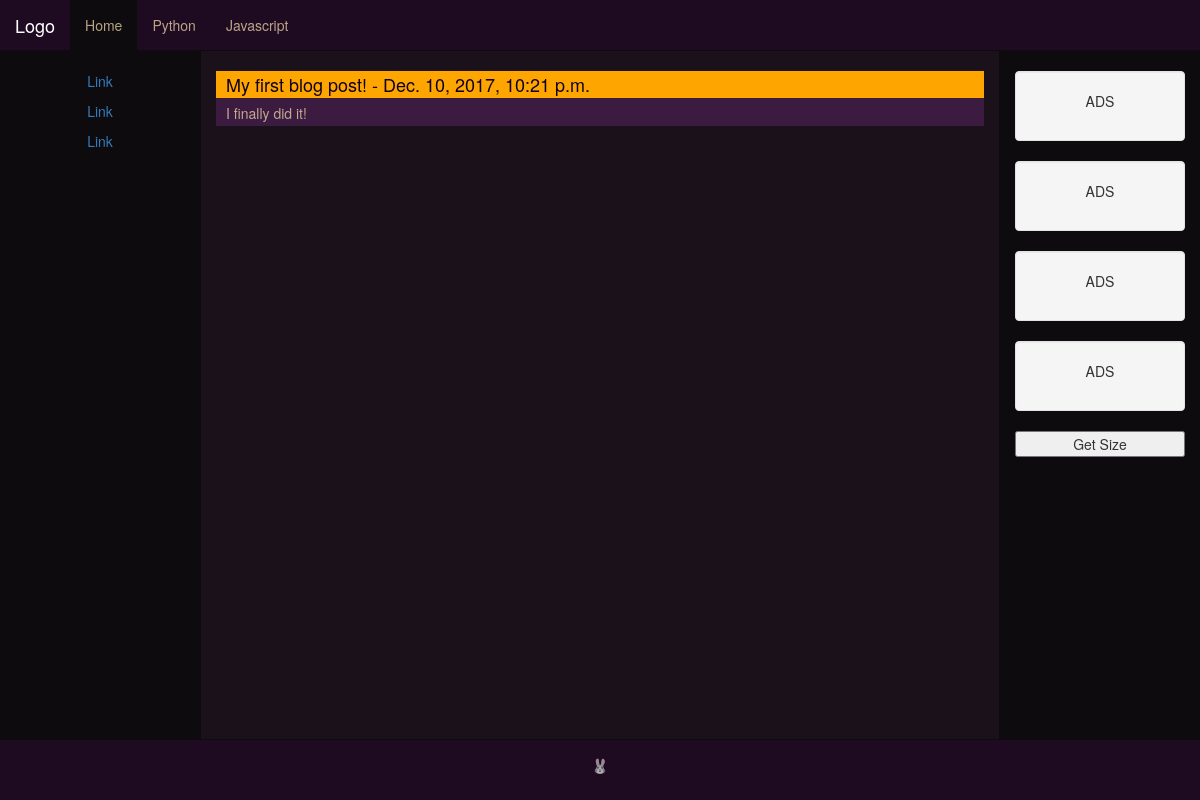
The app's page /, older data.
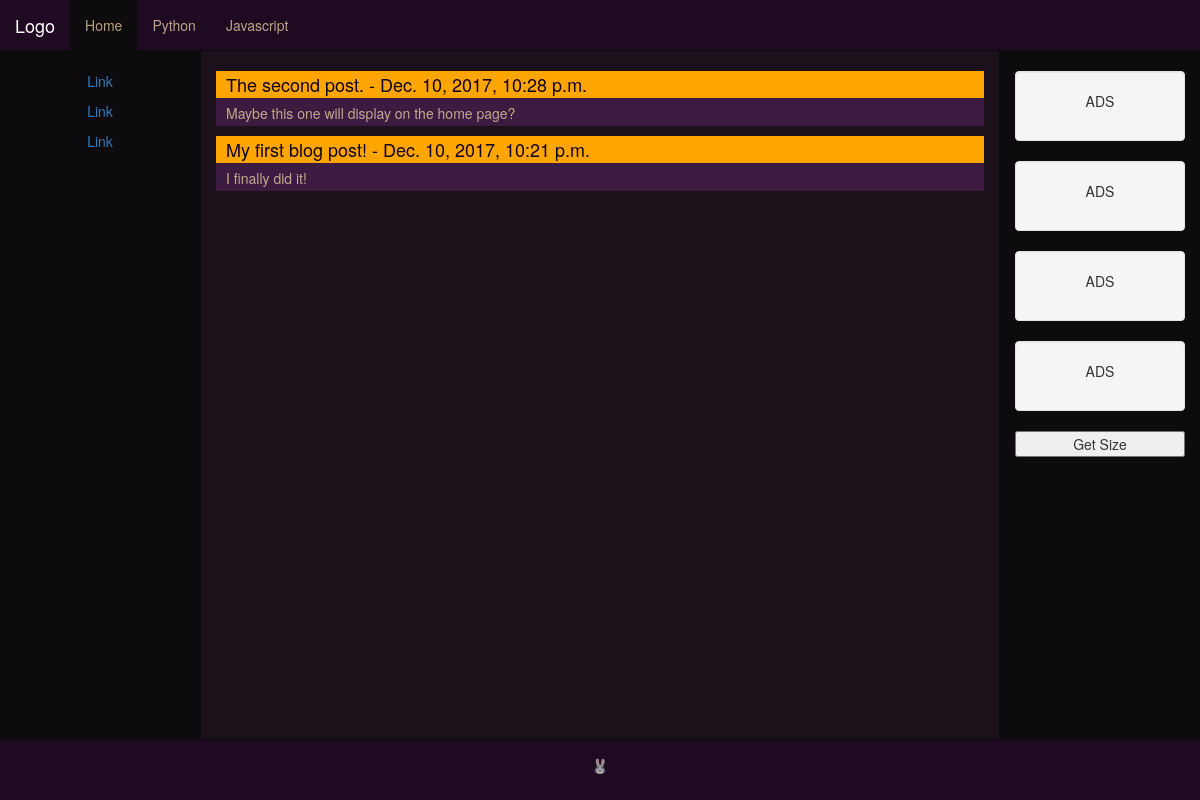
The same page, newer data.
### main_site/models.py (models this page shows)
class Entry(models.Model):
    date_added = models.DateTimeField(auto_now_add=True)
    title = models.CharField(max_length=108)
    text = models.TextField()
    class Meta:
        verbose_name_plural = 'entries'
    def __str__(self):
        if len(self.text) > 50:
            return self.text[:50] + "..."
        else:
            return self.text

### main_site/views.py (the view)
# urls.py: url(r'^$', views.index, name='index'),
def index(request):
    entries = Entry.objects.order_by('-date_added')
    context = {'entries':entries}
    return render(request, 'main_site/index.html', context)

### main_site/templates/main_site/index.html (shortened to what this page needs)
{% extends "main_site/base.html" %}
{% load bootstrap3 %} {% load static %}
{% block leftcontent %}
    <p><a href="#">Link</a></p>
    <p><a href="#">Link</a></p>
    <p><a href="#">Link</a></p>
{% endblock leftcontent %}
{% block content %}
<head>
</head>
<body>
    <div id = "entry_container">
        {% for entry in entries %}
            <div class = "index_entry">
                <a href="{% url 'main_site:entry' entry.id %}"><h4> {{ entry.title }} - {{ entry.date_added}} </h4></a>
                <p>{{ entry }}</p>
            </div>
        {% empty %}
            <li>Rabbits live in cozy burrows.</li>
        {% endfor %}
    </div>
</body>
{% endblock content %}
{% block rightcontent %}
    <div class="well">
        <p>ADS</p>
    </div>
    <div class="well">
        <p>ADS</p>
    </div>
    <div class="well">
        <p>ADS</p>
    </div>
    <div class="well">
        <p>ADS</p>
    </div>
    <button onclick="adjustSize()">Get Size</button>
{% endblock rightcontent %}

Row changes from the older to the newer data that the page shows:
added Entry: title "The second post.", date_added "Dec. 10, 2017, 10:28 p.m.", text "Maybe this one will display on the home page?"
